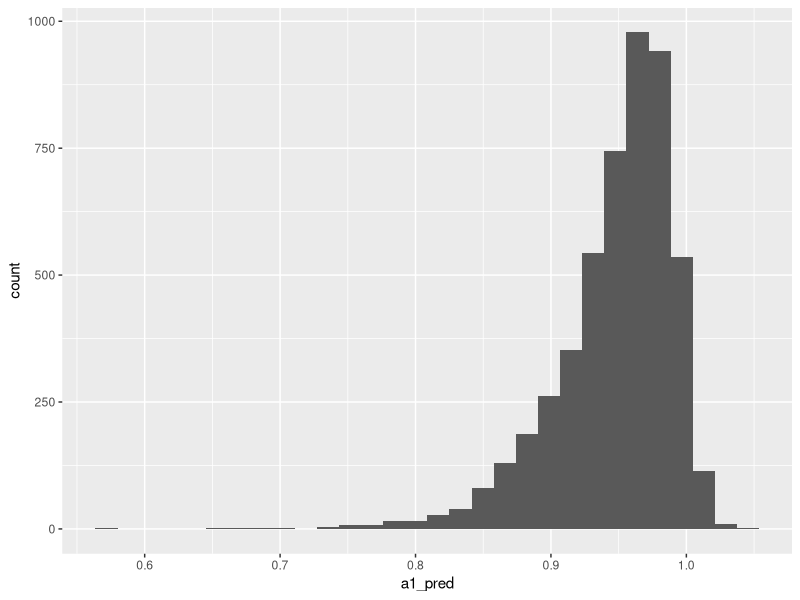
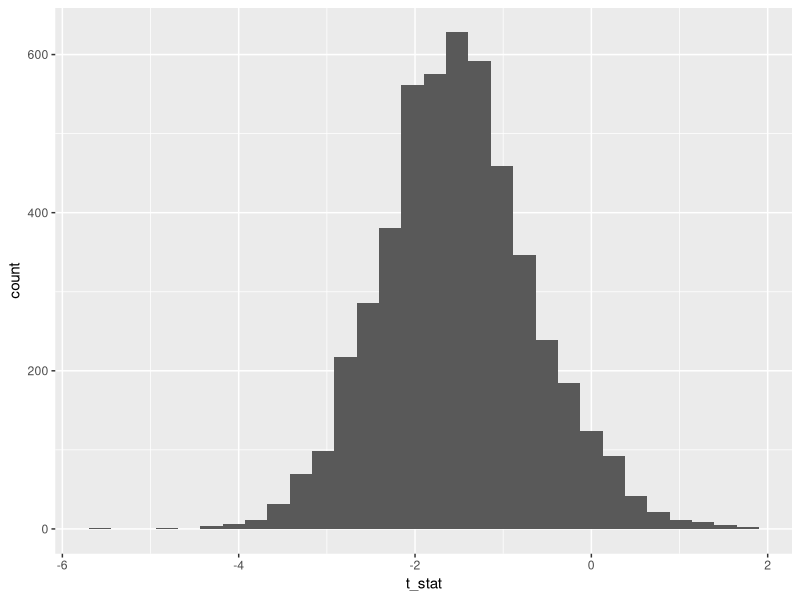
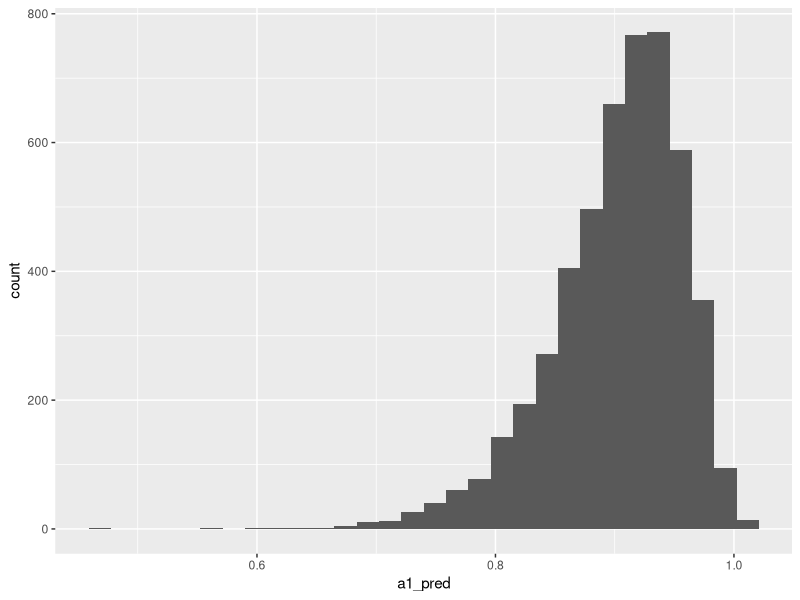
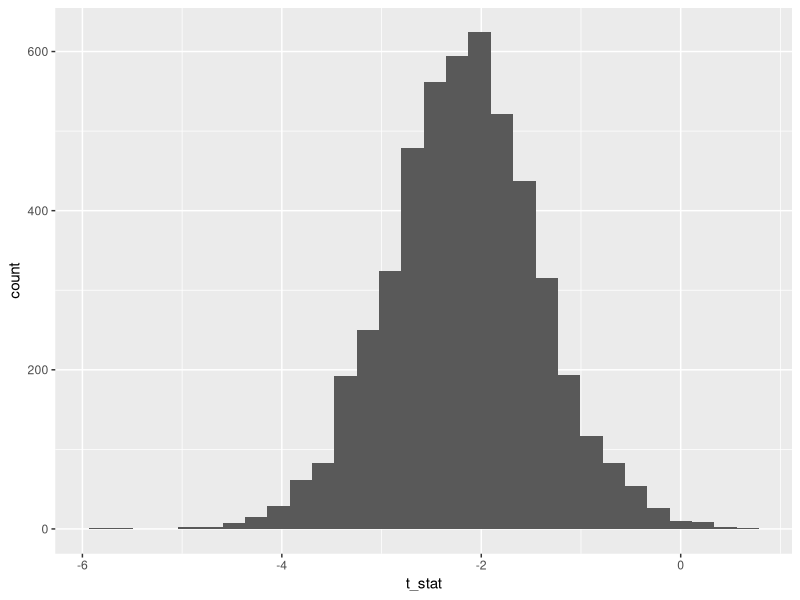
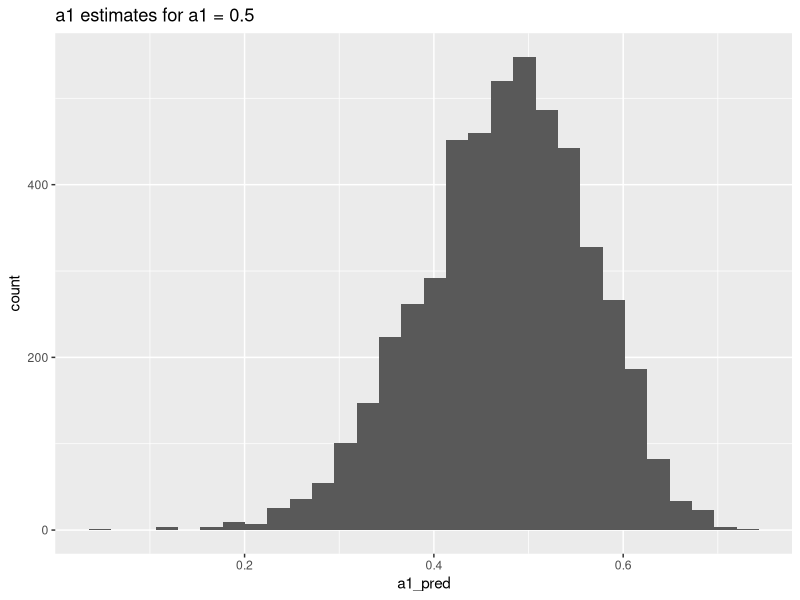
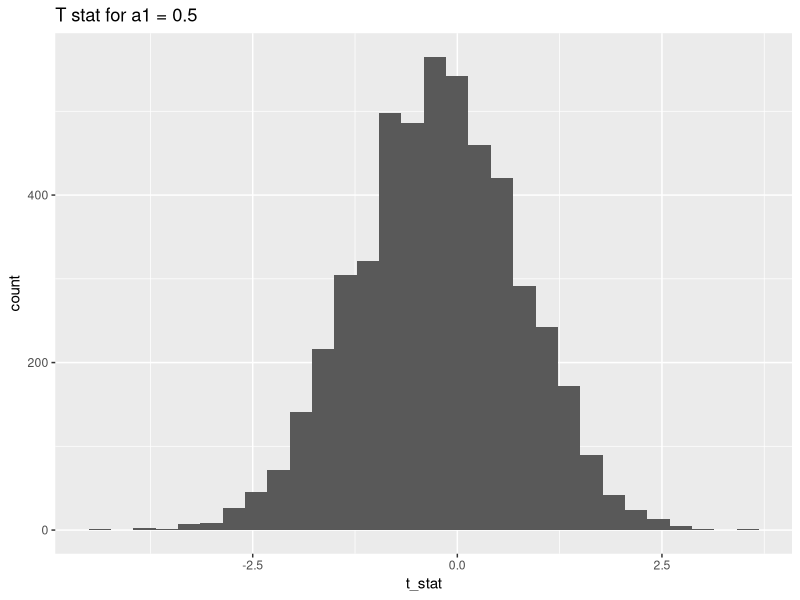
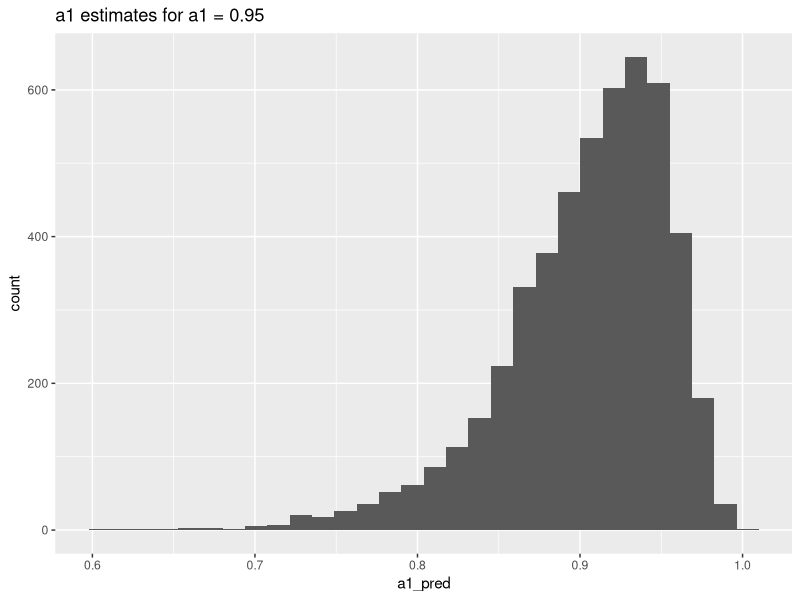
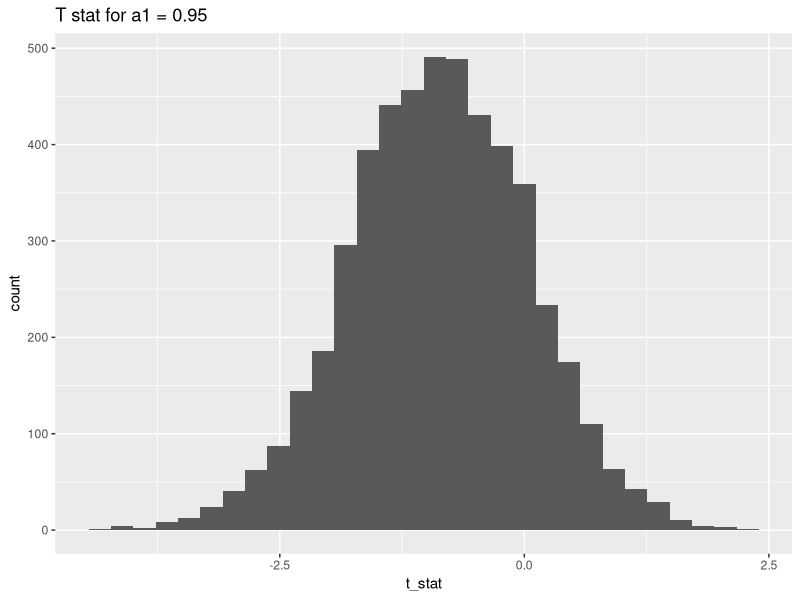

These charts were generated, in order, by the following R code:
## ---- chunk 1
library(dplyr)
library(ggplot2)

# 乱数のseed
set.seed(1234)
# 初期値
y0 <- 0
# 時系列の長さ
T <- 100
# モンテカルロ法の繰り返し回数
N <- 5000
# 帰無仮説：単位根仮説
a1_act <- 1

# モンテカルロ法
a1_pred <- c() # モンテカルロ法で求めたAR(1)の係数a1
t_stat <- c() # モンテカルロ法で求めたAR(1)のT統計量
for(i in 1:N){
  # 標準正規乱数
  et <- rnorm(100)
  # 系列ytを生成
  yt <- y0
  for(j in 1:T){
    yt[j+1] <- a1_act * yt[j] + et[j]
  }
  
  # 系列ytをyt ~ yt-1で推定
  df <- data.frame(yt = yt[2:T+1], yt_1 = dplyr::lag(yt)[2:T+1])
  fit_lm <- lm(yt ~ yt_1, df)
  
  # a1の推定量
  a1_pred <- append(a1_pred, summary(fit_lm)[["coefficients"]][2, 1])
  # T統計量T = (a1 - 1) / std(a1)
  t_stat <- append(t_stat, (summary(fit_lm)[["coefficients"]][2, 1] - 1) / summary(fit_lm)[["coefficients"]][2, 2])
}

# ヒストグラム
df <- data.frame(a1_pred = a1_pred, t_stat = t_stat)
# a1推定量のヒストグラム
g <- ggplot(data = df, mapping = aes(x = a1_pred)) +
     geom_histogram()
plot(g)

# T統計量のヒストグラム
g <- ggplot(data = df, mapping = aes(x = t_stat)) +
     geom_histogram()
plot(g)
## ---- chunk 2
# 乱数のseed
set.seed(1234)
# 初期値
y0 <- 0
# 時系列の長さ
T <- 100
# モンテカルロ法の繰り返し回数
N <- 5000
# 帰無仮説：単位根仮説
a1_act <- 1

# モンテカルロ法
a1_pred <- c() # モンテカルロ法で求めたAR(1)の係数a1
t_stat <- c() # モンテカルロ法で求めたAR(1)のT統計量
for(i in 1:N){
  # 標準正規乱数
  et <- rnorm(100)
  # 系列ytを生成
  yt <- y0
  for(j in 1:T){
    yt[j+1] <- a1_act * yt[j] + et[j]
  }
  
  # 系列ytをyt ~ yt-1で推定
  df <- data.frame(yt = yt[2:T+1], yt_1 = dplyr::lag(yt)[2:T+1], t = 1:(T-1))
  fit_lm <- lm(yt ~ yt_1 + t, df)
  
  # a1の推定量
  a1_pred <- append(a1_pred, summary(fit_lm)[["coefficients"]][2, 1])
  # T統計量T = (a1 - 1) / std(a1)
  t_stat <- append(t_stat, (summary(fit_lm)[["coefficients"]][2, 1] - 1) / summary(fit_lm)[["coefficients"]][2, 2])
}

# ヒストグラム
df <- data.frame(a1_pred = a1_pred, t_stat = t_stat)
# a1推定量のヒストグラム
g <- ggplot(data = df, mapping = aes(x = a1_pred)) +
     geom_histogram()
plot(g)

# T統計量のヒストグラム
g <- ggplot(data = df, mapping = aes(x = t_stat)) +
     geom_histogram()
plot(g)
## ---- chunk 3
set.seed(1234)
# a1を変えながらモンテカルロ法を行う関数
montecarlo <- function(a1_act){
  # 初期値
  y0 <- 0
  # 時系列の長さ
  T <- 100
  # モンテカルロ法の繰り返し回数
  N <- 5000
  
  # モンテカルロ法
  a1_pred <- c() # モンテカルロ法で求めたAR(1)の係数a1
  t_stat <- c() # モンテカルロ法で求めたAR(1)のT統計量
  for(i in 1:N){
    # 標準正規乱数
    et <- rnorm(100)
    # 系列ytを生成
    yt <- y0
    for(j in 1:T){
      yt[j+1] <- a1_act * yt[j] + et[j]
    }
    
    # 系列ytをyt ~ yt-1で推定
    df <- data.frame(yt = yt[2:T+1], yt_1 = dplyr::lag(yt)[2:T+1])
    fit_lm <- lm(yt ~ yt_1, df)
    
    # a1の推定量
    a1_pred <- append(a1_pred, summary(fit_lm)[["coefficients"]][2, 1])
    # T統計量T = (a1 - 1) / std(a1)
    t_stat <- append(t_stat, (summary(fit_lm)[["coefficients"]][2, 1] - a1_act) / summary(fit_lm)[["coefficients"]][2, 2])
  } 
  
  return(list(a1_pred = a1_pred, t_stat = t_stat))
}

# a1 = 0.5
results <- montecarlo(0.5)
a1_pred <- results$a1_pred
t_stat <- results$t_stat

# ヒストグラム
df <- data.frame(a1_pred = a1_pred, t_stat = t_stat)
# a1推定量のヒストグラム
g <- ggplot(data = df, mapping = aes(x = a1_pred)) +
     geom_histogram() + 
     ggtitle("a1 estimates for a1 = 0.5")
plot(g)

# T統計量のヒストグラム
g <- ggplot(data = df, mapping = aes(x = t_stat)) +
     geom_histogram() +
     ggtitle("T stat for a1 = 0.5")
plot(g)

# a1 = 0.95
results <- montecarlo(0.95)
a1_pred <- results$a1_pred
t_stat <- results$t_stat

# ヒストグラム
df <- data.frame(a1_pred = a1_pred, t_stat = t_stat)
# a1推定量のヒストグラム
g <- ggplot(data = df, mapping = aes(x = a1_pred)) +
     geom_histogram() + 
     ggtitle("a1 estimates for a1 = 0.95")
plot(g)

# T統計量のヒストグラム
g <- ggplot(data = df, mapping = aes(x = t_stat)) +
     geom_histogram() +
     ggtitle("T stat for a1 = 0.95")
plot(g)
## ---- chunk 4
# レベル変化Dtを生成
Dl <- rep(0, 100)
Dl[51:100] <- 1

set.seed(1234)
# deltaを変えながらモンテカルロ法を行う関数
montecarlo <- function(d){
  # 初期値
  y0 <- 0
  # 時系列の長さ
  T <- 100
  # モンテカルロ法の繰り返し回数
  N <- 5000
  
  # モンテカルロ法
  a1_pred <- c() # モンテカルロ法で求めたAR(1)の係数a1
  for(i in 1:N){
    # 標準正規乱数
    et <- rnorm(T)
    # 系列ytを生成
    yt <- y0
    for(j in 1:T){
      yt[j+1] <- 0.5 * yt[j] + et[j] + d * Dl[j]
    }
    
    # 系列ytをyt ~ yt-1で推定
    df <- data.frame(yt = yt[2:T+1], yt_1 = dplyr::lag(yt)[2:T+1])
    fit_lm <- lm(yt ~ yt_1, df)
    
    # a1の推定量
    a1_pred <- append(a1_pred, summary(fit_lm)[["coefficients"]][2, 1])
  } 
  
  return(a1_pred)
}

for(i in 0:3){
  a1_pred <- montecarlo(i)
  df <- data.frame(a1_pred = a1_pred)
  g <- ggplot(data = df, mapping = aes(x = a1_pred)) +
       geom_histogram() +
       ggtitle(paste("delta = ", as.character(i))) 
  plot(g)
}
